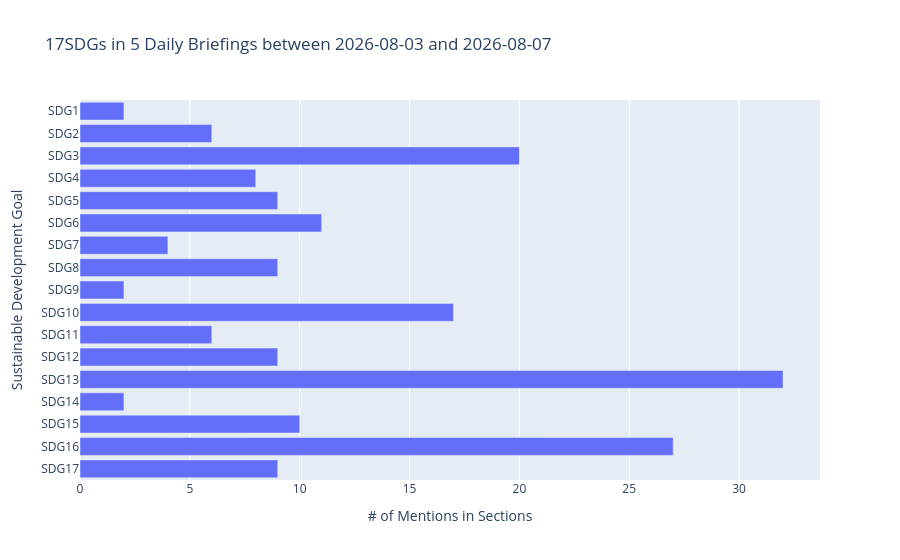

Write notebook code for a chart like this one.
### Markdown cell above
# Visualisation

### Code cell
import plotly.express as px

conn = get_db_connection()
llm = "llama3.2"
df = get_sdgs_between_dates(conn=conn, start_date=start_date, end_date=end_date)

df["order"] = df.sdg.apply(lambda x: int(str(x).replace("SDG", "")))
df.sort_values(by="order", inplace=True)

# Prepare and sort data for plot
df_plot = (
    df[df["model"] == llm][["order", "sdg"]]
    .value_counts()
    .reset_index()
    .sort_values("order", ascending=False)
    .set_index("sdg")
    .drop(columns=["order"])
)

x = [x[0] for x in df_plot.values.tolist()]  # frequency of each SDG in the sections.
y = (
    df_plot.index.tolist()
)  # values from the "sdg" column with values: ["SDG1", "SDG2", ..., "SDG17"]

fig = px.bar(
    df,
    x=x,
    y=y,
    labels={
        "x": "# of Mentions in Sections",
        "y": "Sustainable Development Goal",
    },
    orientation="h",
    title=f"17SDGs in {len(df.briefing_id.unique())} Daily Briefings between {str(datetime.strptime(str(df.briefing_id.min()), "%Y%m%d"))[:10]} and {str(datetime.strptime(str(df.briefing_id.max()), "%Y%m%d"))[:10]}",
)
fig.show()

### Figure 1 — Plotly figure (JSON) as saved in the notebook; plotly's stock layout.template omitted (floating-point values rounded to 4 significant figures)
{"data": [{"hovertemplate": "# of Mentions in Sections=%{x}<br>Sustainable Development Goal=%{y}<extra></extra>", "legendgroup": "", "marker": {"color": "#636efa", "pattern": {"shape": ""}}, "name": "", "orientation": "h", "showlegend": false, "textposition": "auto", "type": "bar", "x": [9, 27, 10, 2, 32, 9, 6, 17, 2, 9, 4, 11, 9, 8, 20, 6, 2], "xaxis": "x", "y": ["SDG17", "SDG16", "SDG15", "SDG14", "SDG13", "SDG12", "SDG11", "SDG10", "SDG9", "SDG8", "SDG7", "SDG6", "SDG5", "SDG4", "SDG3", "SDG2", "SDG1"], "yaxis": "y"}], "layout": {"barmode": "relative", "legend": {"tracegroupgap": 0}, "title": {"text": "17SDGs in 5 Daily Briefings between 2026-08-03 and 2026-08-07"}, "xaxis": {"anchor": "y", "domain": [0, 1], "title": {"text": "# of Mentions in Sections"}}, "yaxis": {"anchor": "x", "domain": [0, 1], "title": {"text": "Sustainable Development Goal"}}}}
